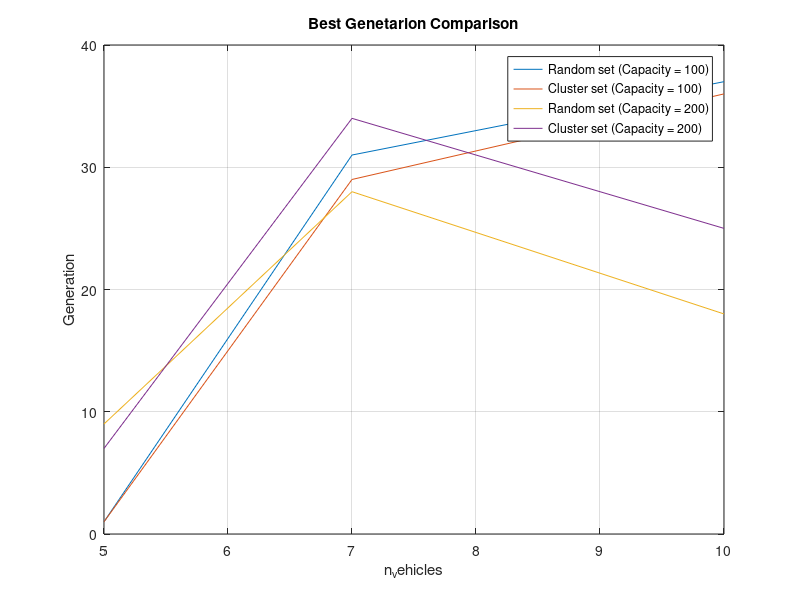

Reproduce this figure in MATLAB.


x = [ 5 7 10 ];
random100 = [1 31 37];
cluster100 = [1 29 36  ];
random200 = [9 28 18];
cluster200 = [7 34 25];
plot(x,random100,"DisplayName","Random set (Capacity = 100)");
hold on
plot(x,cluster100,"DisplayName","Cluster set (Capacity = 100)");    
hold on
plot(x,random200,"DisplayName","Random set (Capacity = 200)");
hold on
plot(x,cluster200,"DisplayName","Cluster set (Capacity = 200)");    
legend
%xlim([1 experiment.resultEpoc+1]);
xlabel("n\_vehicles");
ylabel("Generation");
grid
title('Best Genetarion Comparison');
hold off

